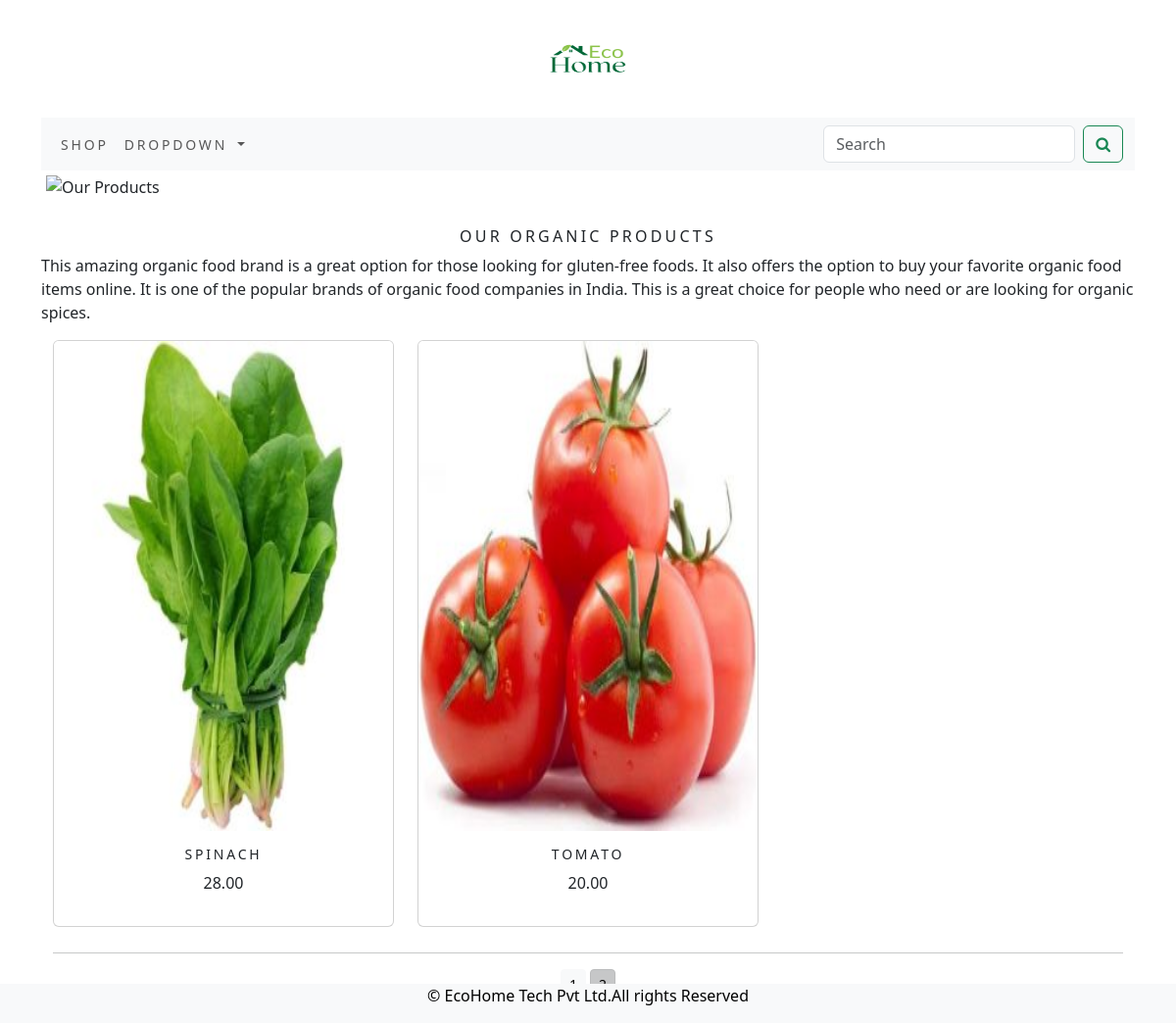
Screenshot of /shop/?page=2 with the database file from the repository.
### shop/models.py (models this page shows, shortened)
class Product(models.Model):
    name=models.CharField(max_length=250,unique=True)
    slug=models.SlugField(max_length=250,unique=True)
    desc=models.TextField(blank=True)
    price=models.DecimalField(max_digits=10,decimal_places=2)
    category=models.ForeignKey(Category,on_delete=models.CASCADE)
    image=models.ImageField(upload_to='product',blank=True)
    stock=models.IntegerField()
    available=models.BooleanField(default=True)
    created=models.DateTimeField(auto_now_add=True)
    updated=models.DateTimeField(auto_now=True)
    class Meta:
        ordering = ('name',)
        verbose_name = 'product'
        verbose_name_plural = 'products'
    def get_url(self):
        return reverse('shop:prodCatdetail', args=[self.category.slug,self.slug])

### shop/views.py (the view)
# urls.py: path('',views.allProdCat,name='allProdCat'),
def allProdCat(request,c_slug=None):
    c_page=None
    products_list=None
    if c_slug!=None:
        c_page=get_object_or_404(Category,slug=c_slug)
        products_list=Product.objects.all().filter(category=c_page,available=True)
    else:
        products_list=Product.objects.all().filter(available=True)
    paginator=Paginator(products_list,6)
    try:
        page=int(request.GET.get('page','1'))
    except:
        page=1
    try:
        products=paginator.page(page)
    except(EmptyPage,InvalidPage):
        products=paginator.page(paginator.num_pages)
    return render(request, "category.html", {'category':c_page, 'products':products})

### cart/context_processors.py (called while the page is built)
def counter(request):
    item_count=0
    if 'admin' in request.path:
        return{}
    else:
        try:
            cart=Cart.objects.filter(cart_id=_cart_id(request))
            cart_items=CartItem.objects.all().filter(cart=cart[:1])
            for cart_item in cart_items:
                item_count += cart_item.quantity
        except Cart.DoesNotExist:
            item_count=0
    return dict(item_count=item_count)

### cart/views.py (called while the page is built)
def _cart_id(request):
    cart=request.session.session_key
    if not cart:
        cart=request.session.create()
    return cart

### shop/context_processors.py (called while the page is built)
def menu_links(request):
    links=Category.objects.all()
    return dict(links=links)

### shop/models.py (called while the page is built)
    def get_url(self):
        return reverse('shop:products_by_category',args=[self.slug])

### templates/category.html (shortened to what this page needs)
{% extends 'base.html' %}
{% load static %}
{% block content %}
    <div class="mx_auto">
      {% if category %}
      <img class="my_image" src="{{category.image.url}}" alt="{{category.name}}">
    </div>
      <br>
    <div>
      <h1 class="text-center">{{category.name}}</h1>
      <p class="text-justify">{{category.desc}}</p>
    </div>
  {% else %}
    <div>
       <img class="my_image my_image_padding" src="{% static 'img/banner.png' %}" alt="Our Products" width="1250px" height="400px">
    </div>
  <br>
    <div>
      <h1 class="text-center my_title">Our Organic products</h1>
      <p class="text-justify">This amazing organic food brand is a great option for those looking for gluten-free foods. It also offers the option to buy your favorite organic food items online. It is one of the popular brands of organic food companies in India. This is a great choice for people who need or are looking for organic spices.</p>
    </div>
  {% endif %}
    <div class="container">
       <div class="row mx_auto">
          {% for product in products.object_list %}
          <div class="my_bottom_margin col-9 col-sm-12 col-md-4 col-lg-4">
              <div class="card text-center" style="min-width:18rem;">
                  <a href="{{product.get_url}}"><img class="card-img-top my_image" src="{{product.image.url}}" alt="{{product.name}}"></a>
                  <div class="card-body">
                      <h4>{{product.name}}</h4>
                       <p>{{product.price}}</p>
                  </div>
              </div>
          </div>
          {% endfor %}
       </div>
        <div class="mx-auto">
            {% if products.paginator.num_pages > 1 %}
            <hr>
            <div class="text-center">
                {% for pg in products.paginator.page_range %}
                  <a href="?page={{pg}}" class="btn btn-light btn-sm {% if products.number == pg %} active {% endif %}">{{pg}}</a>
                {% endfor %}
            </div>
            {% endif %}
        </div>
        <br>
    </div>
{% endblock %}

### static/css/custom.css (style rules this page uses)
body { font-family: 'Roboto', sans-serif; }
.my_image { width:100%; height:500px; }
.my_title { font-size:16px; text-transform:uppercase; letter-spacing:.2em; }
.my_image_padding { padding:5px; }
.my_bottom_margin { margin-bottom:10px; }
.card-body h4 { font-size:14px; text-transform:uppercase; letter-spacing:.2em; }

### rows the page displays
Product: image (picture), name "SPINACH", price "28.00"
Product: image (picture), name "TOMATO", price "20.00"
